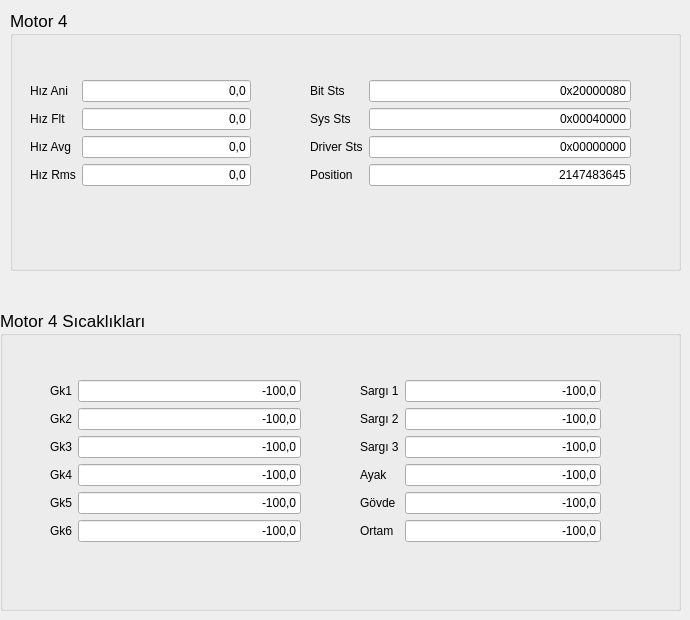
    <widget class="QWidget" name="tab_6">
     <attribute name="title">
      <string>Motor 4</string>
     </attribute>
     <widget class="QGroupBox" name="Motor4">
      <property name="geometry">
       <rect>
        <x>10</x>
        <y>10</y>
        <width>671</width>
        <height>261</height>
       </rect>
      </property>
      <property name="font">
       <font>
        <pointsize>13</pointsize>
       </font>
      </property>
      <property name="title">
       <string>Motor 4 </string>
      </property>
      <widget class="QWidget" name="layoutWidget_10">
       <property name="geometry">
        <rect>
         <x>20</x>
         <y>70</y>
         <width>221</width>
         <height>151</height>
        </rect>
       </property>
       <layout class="QFormLayout" name="formLayout_27">
        <item row="0" column="0">
         <widget class="QLabel" name="HizAni_4">
          <property name="font">
           <font>
            <pointsize>9</pointsize>
           </font>
          </property>
          <property name="text">
           <string>Hız Ani</string>
          </property>
         </widget>
        </item>
        <item row="0" column="1">
         <widget class="QLineEdit" name="lineEdit_171">
          <property name="font">
           <font>
            <pointsize>9</pointsize>
           </font>
          </property>
          <property name="text">
           <string>0,0</string>
          </property>
          <property name="alignment">
           <set>Qt::AlignRight|Qt::AlignTrailing|Qt::AlignVCenter</set>
          </property>
         </widget>
        </item>
        <item row="1" column="0">
         <widget class="QLabel" name="HizFlt_4">
          <property name="font">
           <font>
            <pointsize>9</pointsize>
           </font>
          </property>
          <property name="text">
           <string>Hız Flt</string>
          </property>
         </widget>
        </item>
        <item row="1" column="1">
         <widget class="QLineEdit" name="lineEdit_172">
          <property name="font">
           <font>
            <pointsize>9</pointsize>
           </font>
          </property>
          <property name="text">
           <string>0,0</string>
          </property>
          <property name="alignment">
           <set>Qt::AlignRight|Qt::AlignTrailing|Qt::AlignVCenter</set>
          </property>
         </widget>
        </item>
        <item row="2" column="0">
         <widget class="QLabel" name="HizAvg_4">
          <property name="font">
           <font>
            <pointsize>9</pointsize>
           </font>
          </property>
          <property name="text">
           <string>Hız Avg</string>
          </property>
         </widget>
        </item>
        <item row="2" column="1">
         <widget class="QLineEdit" name="lineEdit_173">
          <property name="font">
           <font>
            <pointsize>9</pointsize>
           </font>
          </property>
          <property name="text">
           <string>0,0</string>
          </property>
          <property name="alignment">
           <set>Qt::AlignRight|Qt::AlignTrailing|Qt::AlignVCenter</set>
          </property>
         </widget>
        </item>
        <item row="3" column="0">
         <widget class="QLabel" name="HizRms_4">
          <property name="font">
           <font>
            <pointsize>9</pointsize>
           </font>
          </property>
          <property name="text">
           <string>Hız Rms</string>
          </property>
         </widget>
        </item>
        <item row="3" column="1">
         <widget class="QLineEdit" name="lineEdit_174">
          <property name="font">
           <font>
            <pointsize>9</pointsize>
           </font>
          </property>
          <property name="text">
           <string>0,0</string>
          </property>
          <property name="alignment">
           <set>Qt::AlignRight|Qt::AlignTrailing|Qt::AlignVCenter</set>
          </property>
         </widget>
        </item>
       </layout>
      </widget>
      <widget class="QWidget" name="layoutWidget_11">
       <property name="geometry">
        <rect>
         <x>300</x>
         <y>70</y>
         <width>321</width>
         <height>151</height>
        </rect>
       </property>
       <layout class="QFormLayout" name="formLayout_28">
        <item row="0" column="0">
         <widget class="QLabel" name="BitSts_4">
          <property name="font">
           <font>
            <pointsize>9</pointsize>
           </font>
          </property>
          <property name="text">
           <string>Bit Sts</string>
          </property>
         </widget>
        </item>
        <item row="0" column="1">
         <widget class="QLineEdit" name="lineEdit_175">
          <property name="font">
           <font>
            <pointsize>9</pointsize>
           </font>
          </property>
          <property name="text">
           <string>0x20000080</string>
          </property>
          <property name="alignment">
           <set>Qt::AlignRight|Qt::AlignTrailing|Qt::AlignVCenter</set>
          </property>
         </widget>
        </item>
        <item row="1" column="0">
         <widget class="QLabel" name="SysSts_4">
          <property name="font">
           <font>
            <pointsize>9</pointsize>
           </font>
          </property>
          <property name="text">
           <string>Sys Sts</string>
          </property>
         </widget>
        </item>
        <item row="1" column="1">
         <widget class="QLineEdit" name="lineEdit_176">
          <property name="font">
           <font>
            <pointsize>9</pointsize>
           </font>
          </property>
          <property name="text">
           <string>0x00040000</string>
          </property>
          <property name="alignment">
           <set>Qt::AlignRight|Qt::AlignTrailing|Qt::AlignVCenter</set>
          </property>
         </widget>
        </item>
        <item row="2" column="0">
         <widget class="QLabel" name="DriverSts_4">
          <property name="font">
           <font>
            <pointsize>9</pointsize>
           </font>
          </property>
          <property name="text">
           <string>Driver Sts</string>
          </property>
         </widget>
        </item>
        <item row="2" column="1">
         <widget class="QLineEdit" name="lineEdit_177">
          <property name="font">
           <font>
            <pointsize>9</pointsize>
           </font>
          </property>
          <property name="text">
           <string>0x00000000</string>
          </property>
          <property name="alignment">
           <set>Qt::AlignRight|Qt::AlignTrailing|Qt::AlignVCenter</set>
          </property>
         </widget>
        </item>
        <item row="3" column="0">
         <widget class="QLabel" name="Position_4">
          <property name="font">
           <font>
            <pointsize>9</pointsize>
           </font>
          </property>
          <property name="text">
           <string>Position</string>
          </property>
         </widget>
        </item>
        <item row="3" column="1">
         <widget class="QLineEdit" name="lineEdit_178">
          <property name="font">
           <font>
            <pointsize>9</pointsize>
           </font>
          </property>
          <property name="text">
           <string>2147483645</string>
          </property>
          <property name="alignment">
           <set>Qt::AlignRight|Qt::AlignTrailing|Qt::AlignVCenter</set>
          </property>
         </widget>
        </item>
       </layout>
      </widget>
     </widget>
     <widget class="QGroupBox" name="Motor4Sicakliklar">
      <property name="geometry">
       <rect>
        <x>0</x>
        <y>310</y>
        <width>681</width>
        <height>301</height>
       </rect>
      </property>
      <property name="font">
       <font>
        <pointsize>13</pointsize>
       </font>
      </property>
      <property name="title">
       <string>Motor 4 Sıcaklıkları</string>
      </property>
      <widget class="QWidget" name="layoutWidget">
       <property name="geometry">
        <rect>
         <x>50</x>
         <y>70</y>
         <width>251</width>
         <height>205</height>
        </rect>
       </property>
       <layout class="QFormLayout" name="formLayout_17">
        <item row="0" column="0">
         <widget class="QLabel" name="Gk1_4">
          <property name="font">
           <font>
            <pointsize>9</pointsize>
           </font>
          </property>
          <property name="text">
           <string>Gk1</string>
          </property>
         </widget>
        </item>
        <item row="0" column="1">
         <widget class="QLineEdit" name="lineEdit_125">
          <property name="font">
           <font>
            <pointsize>9</pointsize>
           </font>
          </property>
          <property name="text">
           <string>-100,0</string>
          </property>
          <property name="alignment">
           <set>Qt::AlignRight|Qt::AlignTrailing|Qt::AlignVCenter</set>
          </property>
         </widget>
        </item>
        <item row="1" column="0">
         <widget class="QLabel" name="Gk2_4">
          <property name="font">
           <font>
            <pointsize>9</pointsize>
           </font>
          </property>
          <property name="text">
           <string>Gk2</string>
          </property>
         </widget>
        </item>
        <item row="1" column="1">
         <widget class="QLineEdit" name="lineEdit_126">
          <property name="font">
           <font>
            <pointsize>9</pointsize>
           </font>
          </property>
          <property name="text">
           <string>-100,0</string>
          </property>
          <property name="alignment">
           <set>Qt::AlignRight|Qt::AlignTrailing|Qt::AlignVCenter</set>
          </property>
         </widget>
        </item>
        <item row="2" column="0">
         <widget class="QLabel" name="Gk3_4">
          <property name="font">
           <font>
            <pointsize>9</pointsize>
           </font>
          </property>
          <property name="text">
           <string>Gk3</string>
          </property>
         </widget>
        </item>
        <item row="2" column="1">
         <widget class="QLineEdit" name="lineEdit_127">
          <property name="font">
           <font>
            <pointsize>9</pointsize>
           </font>
          </property>
          <property name="text">
           <string>-100,0</string>
          </property>
          <property name="alignment">
           <set>Qt::AlignRight|Qt::AlignTrailing|Qt::AlignVCenter</set>
          </property>
         </widget>
        </item>
        <item row="3" column="0">
         <widget class="QLabel" name="Gk4_4">
          <property name="font">
           <font>
            <pointsize>9</pointsize>
           </font>
          </property>
          <property name="text">
           <string>Gk4</string>
          </property>
         </widget>
        </item>
        <item row="3" column="1">
         <widget class="QLineEdit" name="lineEdit_128">
          <property name="font">
           <font>
            <pointsize>9</pointsize>
           </font>
          </property>
          <property name="text">
           <string>-100,0</string>
          </property>
          <property name="alignment">
           <set>Qt::AlignRight|Qt::AlignTrailing|Qt::AlignVCenter</set>
          </property>
         </widget>
        </item>
        <item row="4" column="0">
         <widget class="QLabel" name="Gk5_4">
          <property name="font">
           <font>
            <pointsize>9</pointsize>
           </font>
          </property>
          <property name="text">
           <string>Gk5</string>
          </property>
         </widget>
        </item>
        <item row="4" column="1">
         <widget class="QLineEdit" name="lineEdit_129">
          <property name="font">
           <font>
            <pointsize>9</pointsize>
           </font>
          </property>
          <property name="text">
           <string>-100,0</string>
          </property>
          <property name="alignment">
           <set>Qt::AlignRight|Qt::AlignTrailing|Qt::AlignVCenter</set>
          </property>
         </widget>
        </item>
        <item row="5" column="0">
         <widget class="QLabel" name="Gk6_4">
          <property name="font">
           <font>
            <pointsize>9</pointsize>
           </font>
          </property>
          <property name="text">
           <string>Gk6</string>
          </property>
         </widget>
        </item>
        <item row="5" column="1">
         <widget class="QLineEdit" name="lineEdit_130">
          <property name="font">
           <font>
            <pointsize>9</pointsize>
           </font>
          </property>
          <property name="text">
           <string>-100,0</string>
          </property>
          <property name="alignment">
           <set>Qt::AlignRight|Qt::AlignTrailing|Qt::AlignVCenter</set>
          </property>
         </widget>
        </item>
       </layout>
      </widget>
      <widget class="QWidget" name="layoutWidget">
       <property name="geometry">
        <rect>
         <x>360</x>
         <y>70</y>
         <width>241</width>
         <height>205</height>
        </rect>
       </property>
       <layout class="QFormLayout" name="formLayout_18">
        <item row="0" column="0">
         <widget class="QLabel" name="Sargi1_4">
          <property name="font">
           <font>
            <pointsize>9</pointsize>
           </font>
          </property>
          <property name="text">
           <string>Sargı 1</string>
          </property>
         </widget>
        </item>
        <item row="0" column="1">
         <widget class="QLineEdit" name="lineEdit_131">
          <property name="font">
           <font>
            <pointsize>9</pointsize>
           </font>
          </property>
          <property name="text">
           <string>-100,0</string>
          </property>
          <property name="alignment">
           <set>Qt::AlignRight|Qt::AlignTrailing|Qt::AlignVCenter</set>
          </property>
         </widget>
        </item>
        <item row="1" column="0">
         <widget class="QLabel" name="Sargi2_4">
          <property name="font">
           <font>
            <pointsize>9</pointsize>
           </font>
          </property>
          <property name="text">
           <string>Sargı 2</string>
          </property>
         </widget>
        </item>
        <item row="1" column="1">
         <widget class="QLineEdit" name="lineEdit_132">
          <property name="font">
           <font>
            <pointsize>9</pointsize>
           </font>
          </property>
          <property name="text">
           <string>-100,0</string>
          </property>
          <property name="alignment">
           <set>Qt::AlignRight|Qt::AlignTrailing|Qt::AlignVCenter</set>
          </property>
         </widget>
        </item>
        <item row="2" column="0">
         <widget class="QLabel" name="Sargi3_4">
          <property name="font">
           <font>
            <pointsize>9</pointsize>
           </font>
          </property>
          <property name="text">
           <string>Sargı 3</string>
          </property>
         </widget>
        </item>
        <item row="2" column="1">
         <widget class="QLineEdit" name="lineEdit_133">
          <property name="font">
           <font>
            <pointsize>9</pointsize>
           </font>
          </property>
          <property name="text">
           <string>-100,0</string>
          </property>
          <property name="alignment">
           <set>Qt::AlignRight|Qt::AlignTrailing|Qt::AlignVCenter</set>
          </property>
         </widget>
        </item>
        <item row="3" column="0">
         <widget class="QLabel" name="Ayak_4">
          <property name="font">
           <font>
            <pointsize>9</pointsize>
           </font>
          </property>
          <property name="text">
           <string>Ayak</string>
          </property>
         </widget>
        </item>
        <item row="3" column="1">
         <widget class="QLineEdit" name="lineEdit_134">
          <property name="font">
           <font>
            <pointsize>9</pointsize>
           </font>
          </property>
          <property name="text">
           <string>-100,0</string>
          </property>
          <property name="alignment">
           <set>Qt::AlignRight|Qt::AlignTrailing|Qt::AlignVCenter</set>
          </property>
         </widget>
        </item>
        <item row="4" column="0">
         <widget class="QLabel" name="Govde_4">
          <property name="font">
           <font>
            <pointsize>9</pointsize>
           </font>
          </property>
          <property name="text">
           <string>Gövde</string>
          </property>
         </widget>
        </item>
        <item row="4" column="1">
         <widget class="QLineEdit" name="lineEdit_135">
          <property name="font">
           <font>
            <pointsize>9</pointsize>
           </font>
          </property>
          <property name="text">
           <string>-100,0</string>
          </property>
          <property name="alignment">
           <set>Qt::AlignRight|Qt::AlignTrailing|Qt::AlignVCenter</set>
          </property>
         </widget>
        </item>
        <item row="5" column="0">
         <widget class="QLabel" name="Ortam_4">
          <property name="font">
           <font>
            <pointsize>9</pointsize>
           </font>
          </property>
          <property name="text">
           <string>Ortam</string>
          </property>
         </widget>
        </item>
        <item row="5" column="1">
         <widget class="QLineEdit" name="lineEdit_136">
          <property name="font">
           <font>
            <pointsize>9</pointsize>
           </font>
          </property>
          <property name="text">
           <string>-100,0</string>
          </property>
          <property name="alignment">
           <set>Qt::AlignRight|Qt::AlignTrailing|Qt::AlignVCenter</set>
          </property>
         </widget>
        </item>
       </layout>
      </widget>
     </widget>
    </widget>
